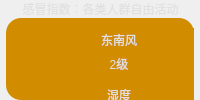
     <widget class="QWidget" name="widget03" native="true">
      <property name="styleSheet">
       <string notr="true">color:rgb(225,225,225)</string>
      </property>
      <layout class="QVBoxLayout" name="verticalLayout" stretch="1,6">
       <property name="spacing">
        <number>0</number>
       </property>
       <property name="leftMargin">
        <number>6</number>
       </property>
       <property name="topMargin">
        <number>0</number>
       </property>
       <property name="rightMargin">
        <number>6</number>
       </property>
       <property name="bottomMargin">
        <number>0</number>
       </property>
       <item>
        <widget class="QLabel" name="label_tip">
         <property name="maximumSize">
          <size>
           <width>16777215</width>
           <height>25</height>
          </size>
         </property>
         <property name="text">
          <string>     感冒指数：各类人群自由活动</string>
         </property>
        </widget>
       </item>
       <item>
        <widget class="QWidget" name="widget" native="true">
         <property name="minimumSize">
          <size>
           <width>0</width>
           <height>0</height>
          </size>
         </property>
         <property name="maximumSize">
          <size>
           <width>16777215</width>
           <height>130</height>
          </size>
         </property>
         <property name="styleSheet">
          <string notr="true">background-color: rgb(210, 140, 0);
border-radius: 15px;</string>
         </property>
         <widget class="QWidget" name="layoutWidget">
          <property name="geometry">
           <rect>
            <x>30</x>
            <y>10</y>
            <width>311</width>
            <height>101</height>
           </rect>
          </property>
          <layout class="QGridLayout" name="gridLayout">
           <property name="horizontalSpacing">
            <number>50</number>
           </property>
           <property name="verticalSpacing">
            <number>8</number>
           </property>
           <item row="0" column="0">
            <layout class="QHBoxLayout" name="horizontalLayout">
             <item>
              <widget class="QLabel" name="label_wind">
               <property name="minimumSize">
                <size>
                 <width>35</width>
                 <height>40</height>
                </size>
               </property>
               <property name="maximumSize">
                <size>
                 <width>35</width>
                 <height>40</height>
                </size>
               </property>
               <property name="text">
                <string/>
               </property>
               <property name="pixmap">
                <pixmap resource="images.qrc">:/images/wind.png</pixmap>
               </property>
               <property name="scaledContents">
                <bool>true</bool>
               </property>
              </widget>
             </item>
             <item>
              <layout class="QVBoxLayout" name="verticalLayout_2">
               <property name="spacing">
                <number>0</number>
               </property>
               <item>
                <widget class="QLabel" name="label_winddirection">
                 <property name="text">
                  <string>东南风</string>
                 </property>
                 <property name="scaledContents">
                  <bool>false</bool>
                 </property>
                 <property name="alignment">
                  <set>Qt::AlignCenter</set>
                 </property>
                </widget>
               </item>
               <item>
                <widget class="QLabel" name="label_windlevel">
                 <property name="text">
                  <string>2级</string>
                 </property>
                 <property name="alignment">
                  <set>Qt::AlignCenter</set>
                 </property>
                </widget>
               </item>
              </layout>
             </item>
            </layout>
           </item>
           <item row="0" column="1">
            <layout class="QHBoxLayout" name="horizontalLayout_2">
             <item>
              <widget class="QLabel" name="label_wind_2">
               <property name="minimumSize">
                <size>
                 <width>35</width>
                 <height>40</height>
                </size>
               </property>
               <property name="maximumSize">
                <size>
                 <width>35</width>
                 <height>40</height>
                </size>
               </property>
               <property name="text">
                <string/>
               </property>
               <property name="pixmap">
                <pixmap resource="images.qrc">:/images/PM2.5.png</pixmap>
               </property>
               <property name="scaledContents">
                <bool>true</bool>
               </property>
              </widget>
             </item>
             <item>
              <layout class="QVBoxLayout" name="verticalLayout_3">
               <property name="spacing">
                <number>0</number>
               </property>
               <item>
                <widget class="QLabel" name="label_pm">
                 <property name="text">
                  <string>PM2.5</string>
                 </property>
                 <property name="scaledContents">
                  <bool>false</bool>
                 </property>
                 <property name="alignment">
                  <set>Qt::AlignCenter</set>
                 </property>
                </widget>
               </item>
               <item>
                <widget class="QLabel" name="label_pmlevel">
                 <property name="text">
                  <string>24</string>
                 </property>
                 <property name="alignment">
                  <set>Qt::AlignCenter</set>
                 </property>
                </widget>
               </item>
              </layout>
             </item>
            </layout>
           </item>
           <item row="1" column="0">
            <layout class="QHBoxLayout" name="horizontalLayout_3">
             <item>
              <widget class="QLabel" name="label_wind_3">
               <property name="minimumSize">
                <size>
                 <width>35</width>
                 <height>40</height>
                </size>
               </property>
               <property name="maximumSize">
                <size>
                 <width>35</width>
                 <height>40</height>
                </size>
               </property>
               <property name="text">
                <string/>
               </property>
               <property name="pixmap">
                <pixmap resource="images.qrc">:/images/shidu.png</pixmap>
               </property>
               <property name="scaledContents">
                <bool>true</bool>
               </property>
              </widget>
             </item>
             <item>
              <layout class="QVBoxLayout" name="verticalLayout_4">
               <property name="spacing">
                <number>0</number>
               </property>
               <item>
                <widget class="QLabel" name="label_humidity">
                 <property name="text">
                  <string>湿度</string>
                 </property>
                 <property name="scaledContents">
                  <bool>false</bool>
                 </property>
                 <property name="alignment">
                  <set>Qt::AlignCenter</set>
                 </property>
                </widget>
               </item>
               <item>
                <widget class="QLabel" name="label_humiditylevel">
                 <property name="text">
                  <string>85%</string>
                 </property>
                 <property name="alignment">
                  <set>Qt::AlignCenter</set>
                 </property>
                </widget>
               </item>
              </layout>
             </item>
            </layout>
           </item>
           <item row="1" column="1">
            <layout class="QHBoxLayout" name="horizontalLayout_4">
             <item>
              <widget class="QLabel" name="label_airquality_2">
               <property name="minimumSize">
                <size>
                 <width>35</width>
                 <height>40</height>
                </size>
               </property>
               <property name="maximumSize">
                <size>
                 <width>35</width>
                 <height>40</height>
                </size>
               </property>
               <property name="text">
                <string/>
               </property>
               <property name="pixmap">
                <pixmap resource="images.qrc">:/images/kongqi.png</pixmap>
               </property>
               <property name="scaledContents">
                <bool>true</bool>
               </property>
              </widget>
             </item>
             <item>
              <layout class="QVBoxLayout" name="verticalLayout_5">
               <property name="spacing">
                <number>0</number>
               </property>
               <item>
                <widget class="QLabel" name="label_airquality">
                 <property name="text">
                  <string>空气质量</string>
                 </property>
                 <property name="scaledContents">
                  <bool>false</bool>
                 </property>
                 <property name="alignment">
                  <set>Qt::AlignCenter</set>
                 </property>
                </widget>
               </item>
               <item>
                <widget class="QLabel" name="label_airqualitylevel">
                 <property name="text">
                  <string>优</string>
                 </property>
                 <property name="alignment">
                  <set>Qt::AlignCenter</set>
                 </property>
                </widget>
               </item>
              </layout>
             </item>
            </layout>
           </item>
          </layout>
         </widget>
        </widget>
       </item>
      </layout>
     </widget>
